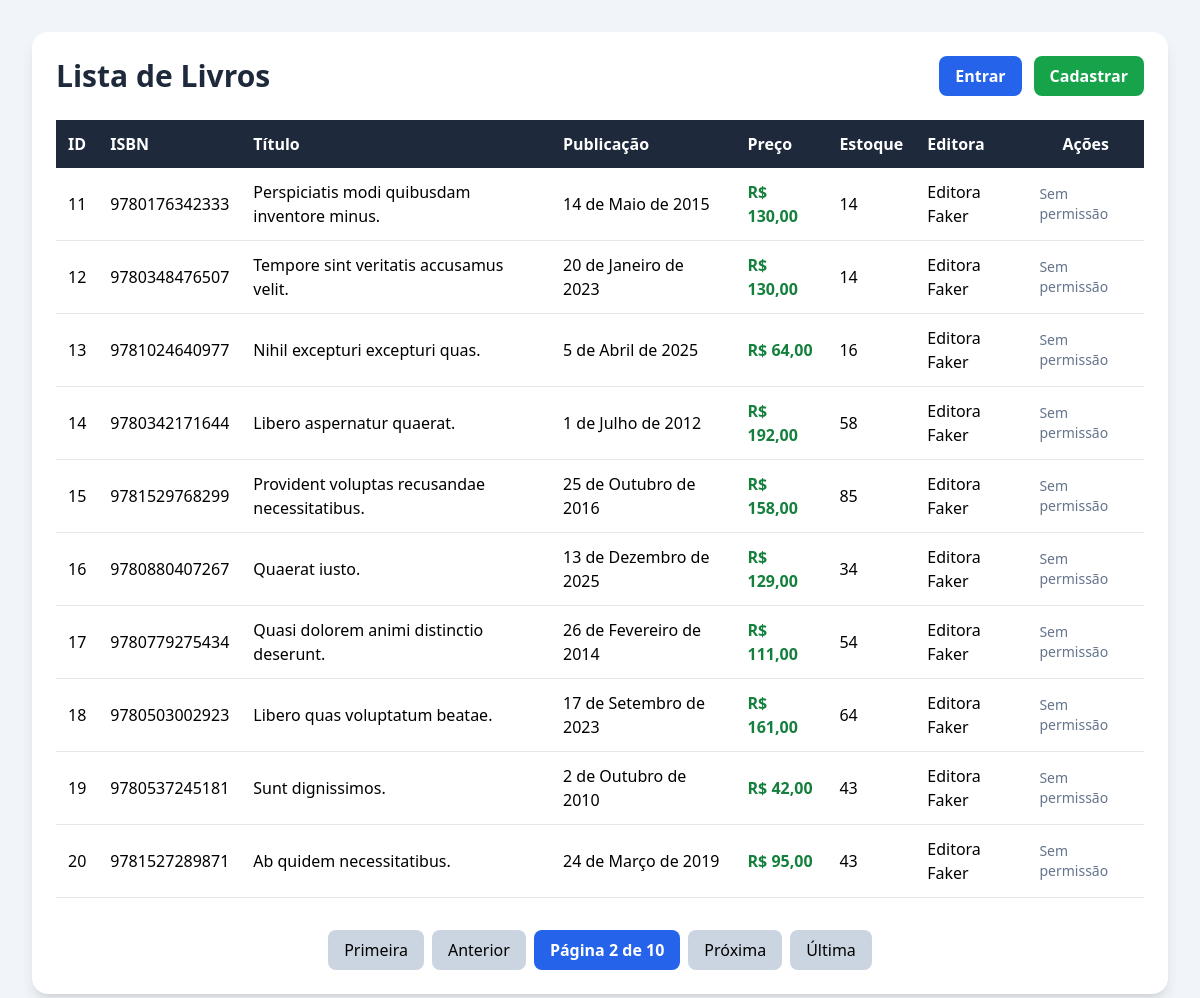
/edu/livros/?page=2, run on the app's committed database.
### edu/models.py (models this page shows, shortened)
class Livro(models.Model):
    isbn = models.CharField(max_length=13, unique=True)
    titulo = models.CharField(max_length=200)
    publicacao = models.DateField()
    preco = models.DecimalField(max_digits=6, decimal_places=2)
    estoque = models.IntegerField()
    editora = models.ForeignKey(Editora, on_delete=models.CASCADE)

class Editora(models.Model):
    nome = models.CharField(max_length=100, unique=True)

### edu/views.py (the view)
# urls.py: path("livros/", views.listar_livros, name="listar_livros"),
def listar_livros(request):
    livros = Livro.objects.all().order_by("id")
    paginator = Paginator(livros, 10)
    page_number = request.GET.get("page")
    page_obj = paginator.get_page(page_number)
    return render(request, "edu/listar_livros.html", {"page_obj": page_obj})

### edu/templates/edu/listar_livros.html (shortened to what this page needs)
<!DOCTYPE html>
<html lang="pt-br">
<head>
    <script src="https://cdn.tailwindcss.com"></script>
</head>
<body class="bg-slate-100 min-h-screen p-8">
    <div class="max-w-7xl mx-auto">
        <div class="bg-white shadow-lg rounded-2xl p-6">
            <div class="flex justify-between items-center mb-6">
                <div>
                    <h1 class="text-3xl font-bold text-slate-800">
                        Lista de Livros
                    </h1>
                </div>
                <div class="flex gap-3">
                    {% if user.is_authenticated %}
                        {% if perms.edu.add_livro %}
                            <a href="{% url 'criar_livro' %}"
                               class="bg-blue-600 hover:bg-blue-700 text-white px-4 py-2 rounded-lg font-semibold transition">
                                Novo Livro
                            </a>
                        {% endif %}
                        <a href="{% url 'logout_usuario' %}"
                           class="bg-red-500 hover:bg-red-600 text-white px-4 py-2 rounded-lg font-semibold transition">
                            Sair
                        </a>
                    {% else %}
                        <a href="{% url 'login_usuario' %}"
                           class="bg-blue-600 hover:bg-blue-700 text-white px-4 py-2 rounded-lg font-semibold transition">
                            Entrar
                        </a>
                        <a href="{% url 'cadastro_usuario' %}"
                           class="bg-green-600 hover:bg-green-700 text-white px-4 py-2 rounded-lg font-semibold transition">
                            Cadastrar
                        </a>
                    {% endif %}
                </div>
            </div>
            <div class="overflow-x-auto">
                <table class="w-full border-collapse">
                    <thead>
                        <tr class="bg-slate-800 text-white">
                            <th class="p-3 text-left">ID</th>
                            <th class="p-3 text-left">ISBN</th>
                            <th class="p-3 text-left">Título</th>
                            <th class="p-3 text-left">Publicação</th>
                            <th class="p-3 text-left">Preço</th>
                            <th class="p-3 text-left">Estoque</th>
                            <th class="p-3 text-left">Editora</th>
                            <th class="p-3 text-center">Ações</th>
                        </tr>
                    </thead>
                    <tbody>
                        {% for livro in page_obj %}
                        <tr class="border-b hover:bg-slate-50">
                            <td class="p-3">{{ livro.id }}</td>
                            <td class="p-3">{{ livro.isbn }}</td>
                            <td class="p-3 font-medium">
                                {{ livro.titulo }}
                            </td>
                            <td class="p-3">
                                {{ livro.publicacao }}
                            </td>
                            <td class="p-3 text-green-700 font-semibold">
                                R$ {{ livro.preco }}
                            </td>
                            <td class="p-3">
                                {{ livro.estoque }}
                            </td>
                            <td class="p-3">
                                {{ livro.editora.nome }}
                            </td>
                            <td class="p-3">
                                <div class="flex justify-center gap-2">
                                    {% if not perms.edu.change_livro and not perms.edu.delete_livro %}
                                        <span class="text-slate-500 text-sm">
                                            Sem permissão
                                        </span>
                                    {% endif %}
                                </div>
                            </td>
                        </tr>
                        {% endfor %}
                    </tbody>
                </table>
            </div>
            <div class="flex justify-center items-center gap-2 mt-8">
                {% if page_obj.has_previous %}
                    <a href="?page=1"
                       class="px-4 py-2 bg-slate-300 hover:bg-slate-400 rounded-lg transition">
                        Primeira
                    </a>
                    <a href="?page={{ page_obj.previous_page_number }}"
                       class="px-4 py-2 bg-slate-300 hover:bg-slate-400 rounded-lg transition">
                        Anterior
                    </a>
                {% endif %}
                <span class="px-4 py-2 bg-blue-600 text-white rounded-lg font-semibold">
                    Página {{ page_obj.number }} de {{ page_obj.paginator.num_pages }}
                </span>
                {% if page_obj.has_next %}
                    <a href="?page={{ page_obj.next_page_number }}"
                       class="px-4 py-2 bg-slate-300 hover:bg-slate-400 rounded-lg transition">
                        Próxima
                    </a>
                    <a href="?page={{ page_obj.paginator.num_pages }}"
                       class="px-4 py-2 bg-slate-300 hover:bg-slate-400 rounded-lg transition">
                        Última
                    </a>
                {% endif %}
            </div>
        </div>
    </div>
</body>
</html>

### data on the page
Livro: id "11", isbn "9780176342333", titulo "Perspiciatis modi quibusdam inventore minus.", publicacao "14 de Maio de 2015", preco "130,00", estoque "14", editora.nome "Editora Faker"
Livro: id "12", isbn "9780348476507", titulo "Tempore sint veritatis accusamus velit.", publicacao "20 de Janeiro de 2023", preco "130,00", estoque "14", editora.nome "Editora Faker"
Livro: id "13", isbn "9781024640977", titulo "Nihil excepturi excepturi quas.", publicacao "5 de Abril de 2025", preco "64,00", estoque "16", editora.nome "Editora Faker"
Livro: id "14", isbn "9780342171644", titulo "Libero aspernatur quaerat.", publicacao "1 de Julho de 2012", preco "192,00", estoque "58", editora.nome "Editora Faker"
Livro: id "15", isbn "9781529768299", titulo "Provident voluptas recusandae necessitatibus.", publicacao "25 de Outubro de 2016", preco "158,00", estoque "85", editora.nome "Editora Faker"
Livro: id "16", isbn "9780880407267", titulo "Quaerat iusto.", publicacao "13 de Dezembro de 2025", preco "129,00", estoque "34", editora.nome "Editora Faker"
Livro: id "17", isbn "9780779275434", titulo "Quasi dolorem animi distinctio deserunt.", publicacao "26 de Fevereiro de 2014", preco "111,00", estoque "54", editora.nome "Editora Faker"
Livro: id "18", isbn "9780503002923", titulo "Libero quas voluptatum beatae.", publicacao "17 de Setembro de 2023", preco "161,00", estoque "64", editora.nome "Editora Faker"
Livro: id "19", isbn "9780537245181", titulo "Sunt dignissimos.", publicacao "2 de Outubro de 2010", preco "42,00", estoque "43", editora.nome "Editora Faker"
Livro: id "20", isbn "9781527289871", titulo "Ab quidem necessitatibus.", publicacao "24 de Março de 2019", preco "95,00", estoque "43", editora.nome "Editora Faker"

### other printed values
{{ page_obj.number }} "2"
{{ page_obj.paginator.num_pages }} "10"
